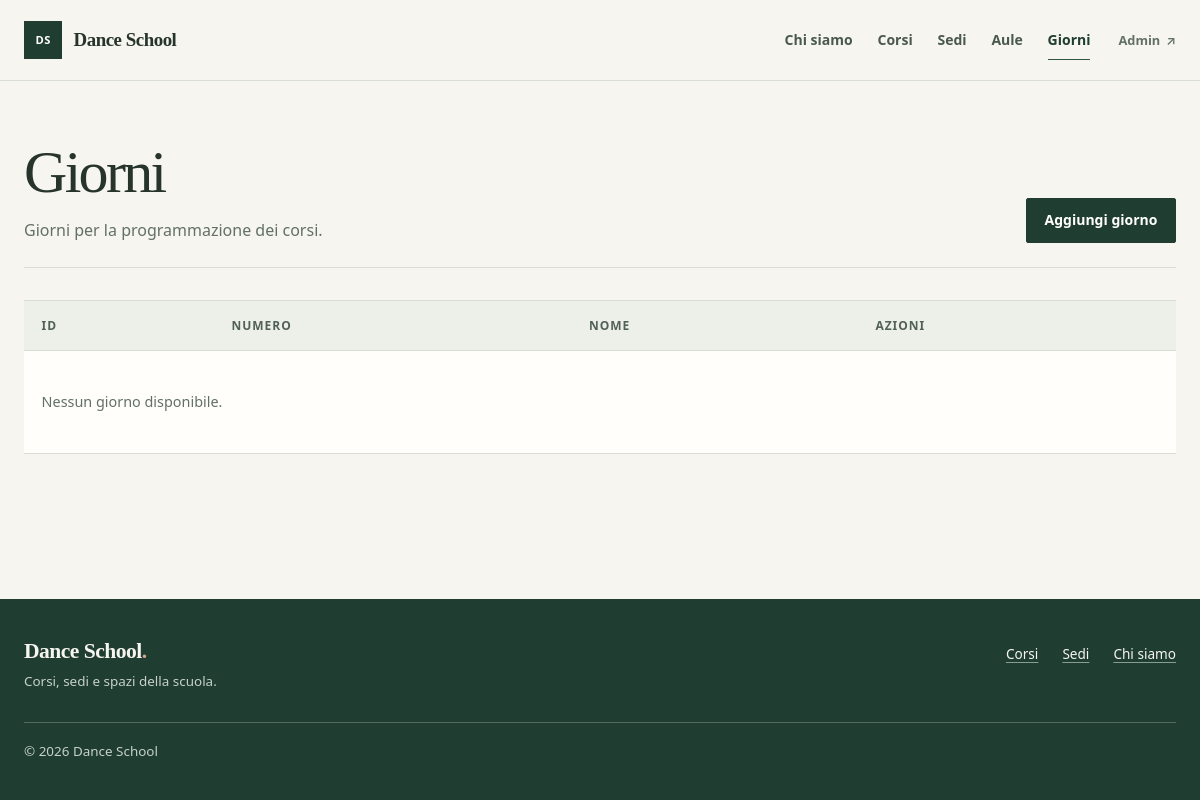
The page /school/days/ on the database as committed earlier.
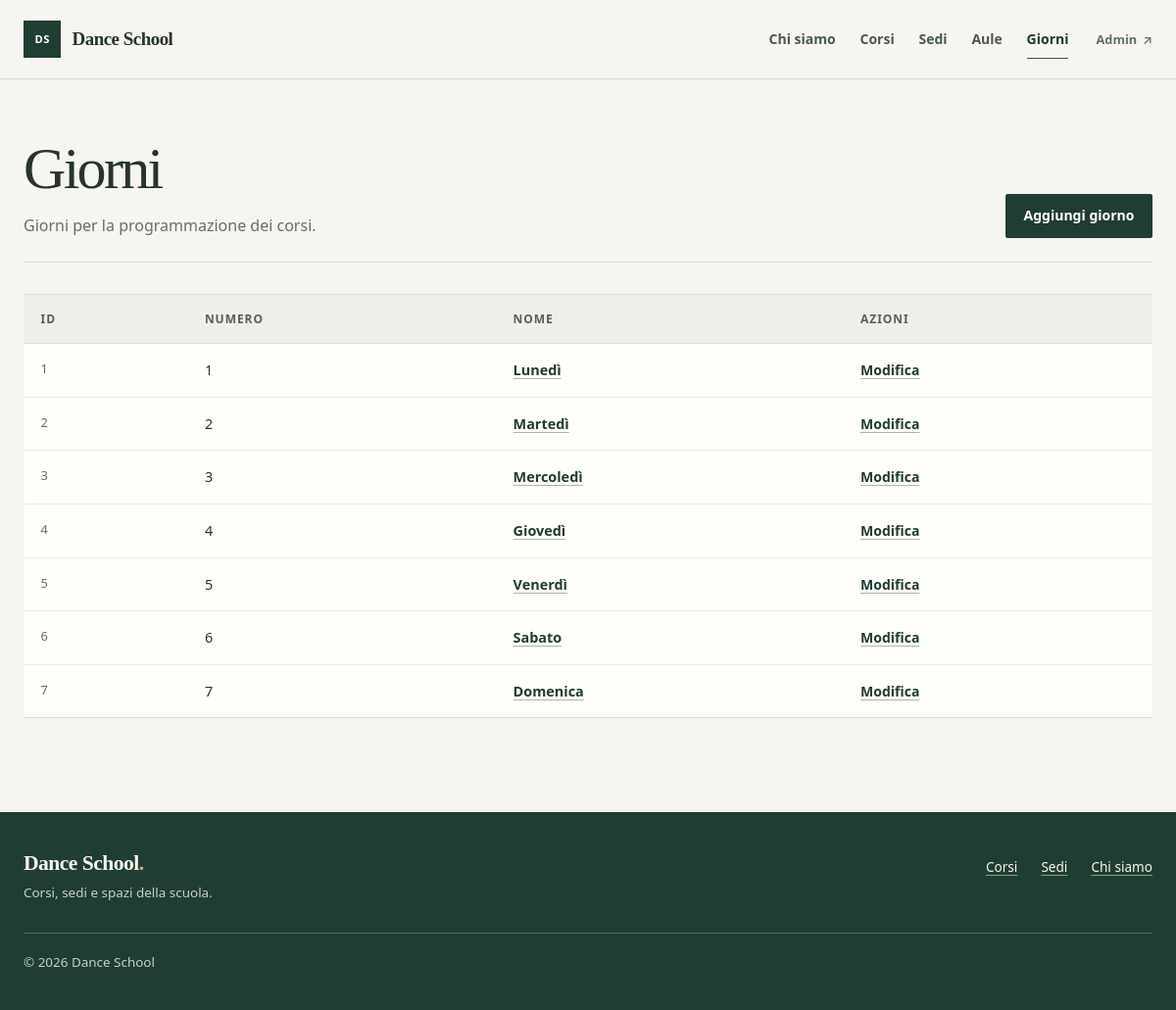
The same page on the database as committed later.
### school/models.py (models this page shows, shortened)
class DayOfTheWeek(models.Model):
    number = models.IntegerField()
    name = models.CharField(max_length=100)

### school/views.py (the view)
# urls.py: path("days/", DayOfTheWeekListView.as_view(), name="day_of_the_week_list"),
class DayOfTheWeekListView(generic.ListView):
    model = DayOfTheWeek
    context_object_name = "days"
    template_name = "school/day_of_the_week_list.html"

### school/templates/school/day_of_the_week_list.html (shortened to what this page needs)
{% extends "base_list.html" %}
{% block page_heading %}Giorni{% endblock %}
{% block page_description %}Giorni per la programmazione dei corsi.{% endblock %}
{% block list-header %}
    <th scope="col">ID</th>
    <th scope="col">Numero</th>
    <th scope="col">Nome</th>
    <th scope="col">Azioni</th>
{% endblock %}
{% block list-body %}
    {% for object in days %}
        <tr>
            <td class="table-id">{{ object.pk }}</td>
            <td>{{ object.number }}</td>
            <td class="table-primary"><a href="{% url 'day_of_the_week_detail' pk=object.pk %}">{{ object.name }}</a></td>
            <td>
                <a class="text-action" href="{% url 'day_of_the_week_update' pk=object.pk %}" aria-label="Modifica {{ object.name }}">Modifica</a>
            </td>
        </tr>
    {% empty %}
        <tr>
            <td class="table-empty" colspan="4">Nessun giorno disponibile.</td>
        </tr>
    {% endfor %}
{% endblock %}
{% block add-new %}
    <p class="list-actions">
        <a class="button" href="{% url 'day_of_the_week_create' %}">Aggiungi giorno</a>
    </p>
{% endblock %}

### schoolmanagement/templates/base_list.html (shortened to what this page needs)
{% extends "base.html" %}
{% block content %}
    <section class="page-section" aria-labelledby="page-title">
        <header class="page-header">
            <div class="page-heading">
                <h1 id="page-title">{% block page_heading %}{% endblock %}</h1>
                <p class="page-description">{% block page_description %}{% endblock %}</p>
            </div>
            {% block add-new %}{% endblock %}
        </header>
        <div class="table-scroll" role="region" aria-labelledby="page-title" tabindex="0">
            <table class="data-table">
                <thead>
                    <tr>
                        {% block list-header %}{% endblock %}
                    </tr>
                </thead>
                <tbody>
                    {% block list-body %}{% endblock %}
                </tbody>
            </table>
        </div>
    </section>
{% endblock %}

### templates/base.html (shortened to what this page needs)
{% load static %}
<!doctype html>
<html lang="it">
<head>
    <link rel="stylesheet" href="{% static 'css/style.css' %}">
</head>
<body>
    <header class="site-header">
        <nav class="navbar container" aria-label="Navigazione principale">
            <a class="brand" href="{% url 'home' %}" aria-label="Dance School, pagina iniziale">
                <span class="brand-mark" aria-hidden="true">DS</span>
                <span class="brand-name">Dance School</span>
            </a>
            {% with current=request.resolver_match.url_name %}
            <div class="nav-links">
                <a class="nav-link{% if current == 'about' %} is-active{% endif %}" href="{% url 'about' %}"{% if current == 'about' %} aria-current="page"{% endif %}>Chi siamo</a>
                <a class="nav-link" href="{% url 'course_list' %}">Corsi</a>
                <a class="nav-link{% if current == 'school_list' or current == 'school_detail' %} is-active{% endif %}" href="{% url 'school_list' %}"{% if current == 'school_list' %} aria-current="page"{% endif %}>Sedi</a>
                <a class="nav-link{% if current == 'classroom_list' or current == 'classroom_detail' %} is-active{% endif %}" href="{% url 'classroom_list' %}"{% if current == 'classroom_list' %} aria-current="page"{% endif %}>Aule</a>
                <a class="nav-link{% if current == 'day_of_the_week_list' or current == 'day_of_the_week_detail' or current == 'day_of_the_week_create' or current == 'day_of_the_week_update' %} is-active{% endif %}" href="{% url 'day_of_the_week_list' %}"{% if current == 'day_of_the_week_list' %} aria-current="page"{% endif %}>Giorni</a>
                <a class="nav-link nav-link--admin" href="{% url 'admin:index' %}">Admin <span aria-hidden="true">↗</span></a>
            </div>
            {% endwith %}
        </nav>
    </header>
    <main id="main-content" tabindex="-1">
        <div class="container">
            {% block content %}{% endblock %}
        </div>
    </main>
    <footer class="site-footer">
        <div class="container footer-content">
            <div class="footer-intro">
                <a class="footer-brand" href="{% url 'home' %}">Dance School<span aria-hidden="true">.</span></a>
                <p>Corsi, sedi e spazi della scuola.</p>
            </div>
            <nav class="footer-links" aria-label="Navigazione nel piè di pagina">
                <a href="{% url 'course_list' %}">Corsi</a>
                <a href="{% url 'school_list' %}">Sedi</a>
                <a href="{% url 'about' %}">Chi siamo</a>
            </nav>
            <span class="footer-copyright">© {% now "Y" %} Dance School</span>
        </div>
    </footer>
</body>
</html>

Rows that differ between the two databases and show on the page:
added DayOfTheWeek: pk "1", number "1", name "Lunedì"
added DayOfTheWeek: pk "2", number "2", name "Martedì"
added DayOfTheWeek: pk "3", number "3", name "Mercoledì"
added DayOfTheWeek: pk "4", number "4", name "Giovedì"
added DayOfTheWeek: pk "5", number "5", name "Venerdì"
added DayOfTheWeek: pk "6", number "6", name "Sabato"
added DayOfTheWeek: pk "7", number "7", name "Domenica"
Other text that changed with them:
text no longer shown: "Nessun giorno disponibile."
